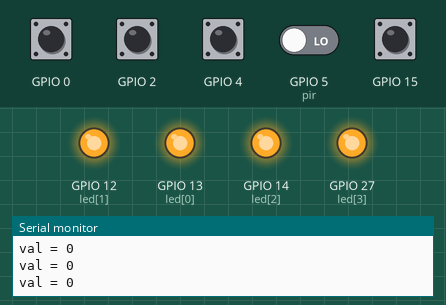
Bench run of a sketch on a simulated ESP32. On the bench: output pins drawn as LEDs (lit = HIGH), the last lines printed to the serial monitor. Inputs (shaded band) come from the test bench; at power-on: GPIO 0, GPIO 2, GPIO 4, GPIO 15 HIGH, GPIO 5 (pir) LOW.

Above: at 1.2 s.
1.3 s: GPIO 0 pulled LOW for 0.15 s
At 1.47 s:
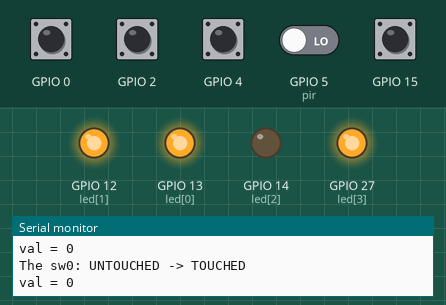
3.0 s: GPIO 2 pulled LOW for 0.15 s
At 3.17 s:
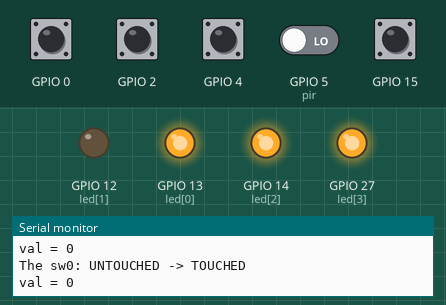
4.7 s: GPIO 4 pulled LOW for 0.15 s
At 4.87 s:
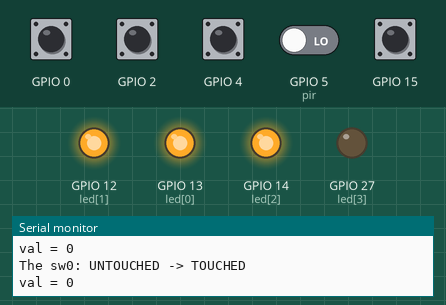
6.4 s: GPIO 15 pulled LOW for 0.15 s
At 6.57 s:
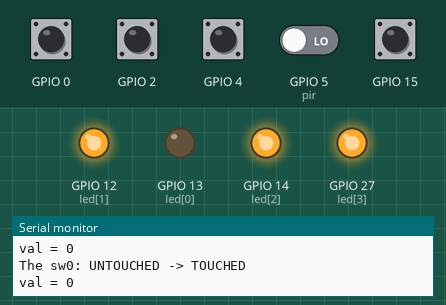
8.1 s: GPIO 0 driven LOW and GPIO 2 driven LOW and GPIO 4 driven LOW and GPIO 5 (pir) driven HIGH and GPIO 15 driven LOW
At 8.8 s:
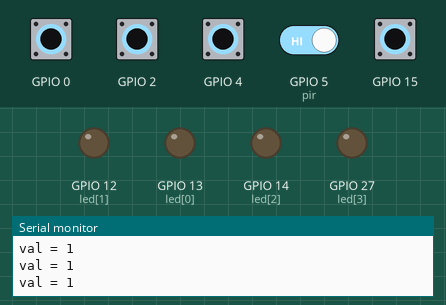
9.7 s: GPIO 0 driven HIGH
At 11.0 s:
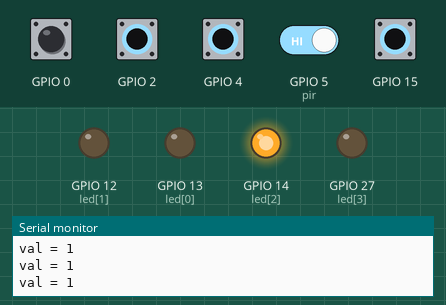
Timing chart, 0 to 12.3 s (numbered marks = the images above; inputs shaded):
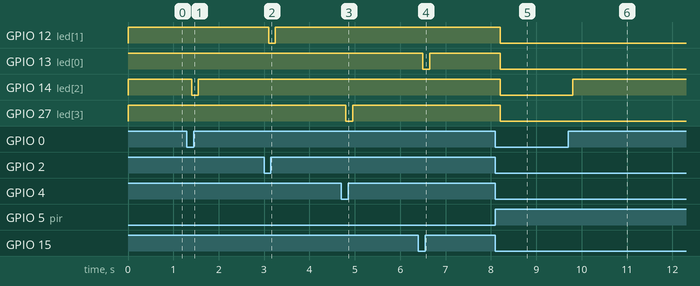

The sketch:

run.ino
```cpp
#include <LiquidCrystal_I2C.h>
#include <Wire.h>
#include <ezButton.h>
#include <OneWire.h>
#include <DallasTemperature.h>
#include <ESP32Servo.h>
int led[4] = {13,12,14,27};
ezButton sw[] = {
	ezButton(15),
	ezButton(2),
	ezButton(0),
	ezButton(4)
};

int pir = 5;

Servo myservo;
void setup()
{
    Serial.begin(115200);
    pinMode(pir,INPUT);
    for(int i=0;i<4;i++){
        pinMode(led[i],OUTPUT);
        digitalWrite(led[i],HIGH);
        sw[i].setDebounceTime(100);
    }
    Servo myservo;
    myservo.attach(18);
    xTaskCreatePinnedToCore(get_sw, "get_sw", 1024*32, NULL, 1,NULL, 1); // stable
    xTaskCreatePinnedToCore(PIR_READ, "PIR_READ", 1024*32, NULL, 1,NULL, 1); // stable

}
void loop(){

}
```

PIR.ino
```cpp
void PIR_READ(void* parameter)
{
    while (1)
    {
        int val = digitalRead(pir);
        Serial.print("val = ");
        Serial.println(val);
        delay(100);
    }
}
```

get_sw.ino
```cpp
void get_sw(void* parameter){
    while(1){
        for(int i=0;i<4;i++){
            sw[i].loop();
            if (sw[i].isPressed()){
                Serial.println("The sw0: UNTOUCHED -> TOUCHED");
                digitalWrite(led[i],LOW);
            }

            if (sw[i].isReleased()){
                Serial.println("The sw0: TOUCHED -> UNTOUCHED");
                digitalWrite(led[i],HIGH);
            }
        }
    }
}
```

Measured:
- after the input at 1.3 s, GPIO 14 (led[2]): HIGH → LOW after 0.10 s, → HIGH 0.15 s later
- after the input at 3.0 s, GPIO 12 (led[1]): HIGH → LOW after 0.10 s, → HIGH 0.15 s later
- after the input at 4.7 s, GPIO 27 (led[3]): HIGH → LOW after 0.10 s, → HIGH 0.15 s later
- after the input at 6.4 s, GPIO 13 (led[0]): HIGH → LOW after 0.10 s, → HIGH 0.15 s later
- after the input at 8.1 s, GPIO 12 (led[1]), GPIO 13 (led[0]), GPIO 14 (led[2]): HIGH → LOW after 0.10 s; GPIO 27 (led[3]): HIGH → LOW after 0.11 s
- after the input at 9.7 s, GPIO 14 (led[2]): LOW → HIGH after 0.10 s
